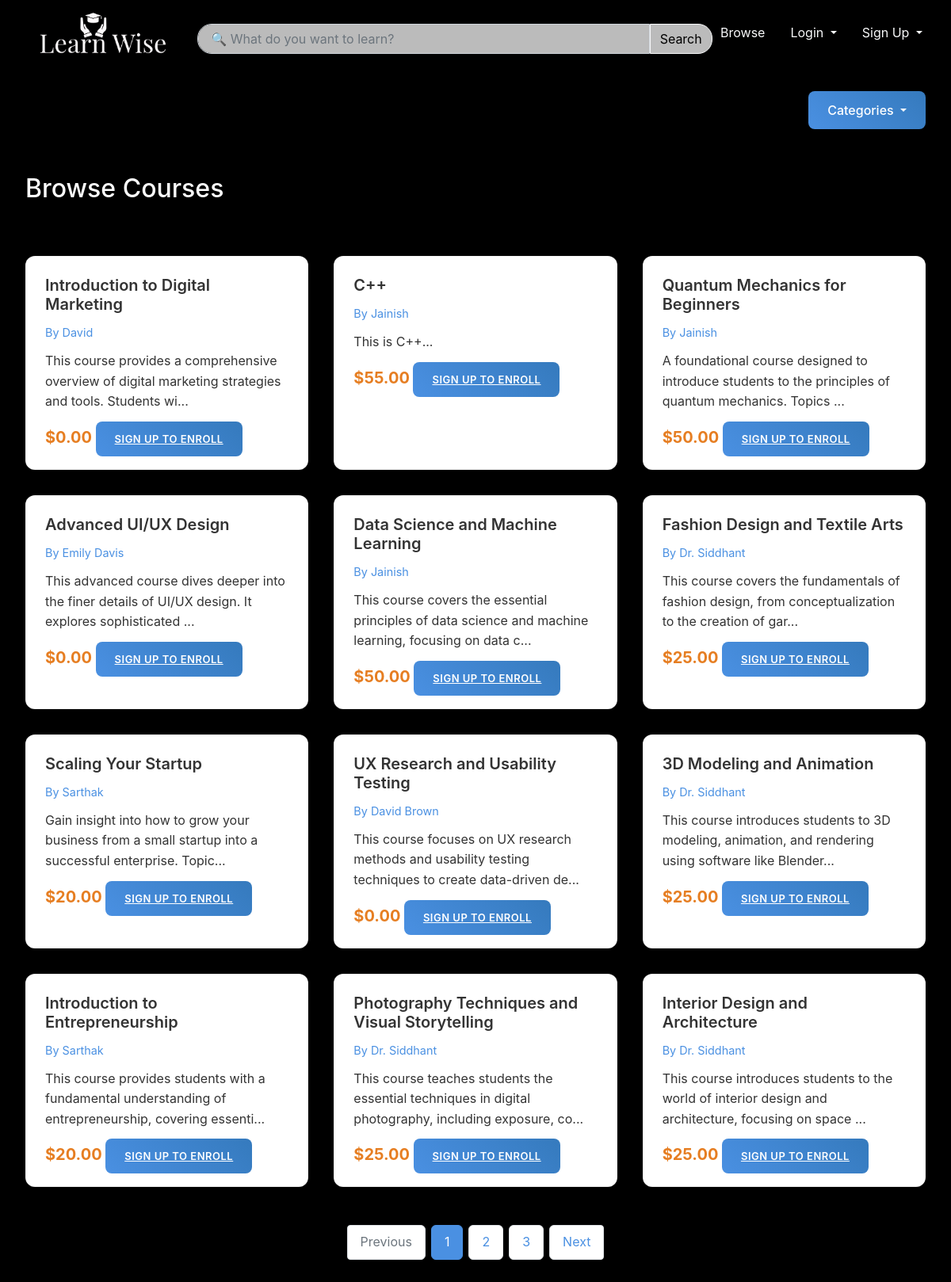
Screenshot of /browse with the database file from the repository.
### app.py (models this page shows)
class Course(db.Model):
    id = db.Column(db.Integer, primary_key=True)
    title = db.Column(db.String(200), nullable=False)
    description = db.Column(db.Text)
    category = db.Column(db.String(100))
    instructor_id = db.Column(db.Integer, db.ForeignKey('user.id'))
    price = db.Column(db.Float)
    created_at = db.Column(db.DateTime, default=datetime.utcnow)
    lessons = db.relationship('Lesson', backref='course', lazy=True)
    image_url = db.Column(db.String(500))

class User(UserMixin, db.Model):
    id = db.Column(db.Integer, primary_key=True)
    fullname = db.Column(db.String(100), nullable=False)
    email = db.Column(db.String(120), unique=True, nullable=False)
    password = db.Column(db.String(60), nullable=False)
    is_instructor = db.Column(db.Boolean, default=False)
    expertise = db.Column(db.String(100))  # For instructors
    experience = db.Column(db.Integer)      # For instructors
    courses_created = db.relationship('Course', backref='instructor', lazy=True)
    progress = db.relationship('UserProgress', backref='user', lazy=True)

### app.py (the view)
@app.route('/browse')
def browse_courses():
    page = request.args.get('page', 1, type=int)
    per_page = 12  # Number of courses per page
    total_courses = Course.query.count()
    courses = Course.query.order_by(func.random()).paginate(
        page=page,
        per_page=per_page,
        error_out=False
    )
    return render_template('search_results.html',
                         courses=courses.items,
                         pagination=courses,
                         query="")

### templates/search_results.html (shortened to what this page needs)
{% extends "layout.html" %}
{% block content %}
<br>
<br>
<div class="search-results-container">
    <div class="categories-section mb-4">
        <div class="dropdown">
            <button class="btn btn-secondary dropdown-toggle" type="button" id="categoryDropdown" data-bs-toggle="dropdown" aria-expanded="false">
                Categories
            </button>
        </div>
    </div>
    <div class="search-header">
        {% if query %}
            <h2>Search Results for "{{ query }}"</h2>
            <p>Found {{ courses|length }} course(s)</p>
        {% else %}
            <h2>Browse Courses</h2>
            <p>Discover our wide range of courses</p>
        {% endif %}
    </div>
    {% if courses %}
    <div  class="courses-grid">
        {% for course in courses %}
        <div class="course-card">
            <div style="color: #f6f6f6;" class="course-content">
                <h3 class="course-title">{{ course.title }}</h3>
                <p class="course-instructor">By {{ course.instructor.fullname }}</p>
                <p class="course-description">{{ course.description[:100] }}...</p>
                <div class="course-footer">
                    <span class="course-price">${{ "%.2f"|format(course.price) }}</span>
                    {% if current_user.is_authenticated %}
                        {% if not current_user.is_instructor %}
                            <a style="color: white;" href="{{ url_for('enroll_course', course_id=course.id) }}" class="enroll-button">Enroll</a>
                        {% endif %}
                    {% else %}
                        <a style="color: white; font-size: small; padding: 10; width: 60%;" href="{{ url_for('student_signup') }}" class="enroll-button">Sign Up to Enroll</a>
                    {% endif %}
                </div>
            </div>
        </div>
        {% endfor %}
    </div>
    {% if pagination and pagination.pages > 1 %}
    <div class="pagination-container">
        <nav aria-label="Course pagination">
            <ul class="pagination">
                <li class="page-item {% if not pagination.has_prev %}disabled{% endif %}">
                    <a class="page-link" href="{{ url_for('search_courses', query=query, page=pagination.prev_num) if pagination.has_prev else '#' }}">
                        Previous
                    </a>
                </li>
                {% for page in pagination.iter_pages(left_edge=2, left_current=2, right_current=3, right_edge=2) %}
                    {% if page %}
                        <li class="page-item {% if page == pagination.page %}active{% endif %}">
                            <a class="page-link" href="{{ url_for('search_courses', query=query, page=page) }}">
                                {{ page }}
                            </a>
                        </li>
                    {% else %}
                        <li class="page-item disabled">
                            <span class="page-link">...</span>
                        </li>
                    {% endif %}
                {% endfor %}
                <li class="page-item {% if not pagination.has_next %}disabled{% endif %}">
                    <a class="page-link" href="{{ url_for('search_courses', query=query, page=pagination.next_num) if pagination.has_next else '#' }}">
                        Next
                    </a>
                </li>
            </ul>
        </nav>
    </div>
    {% endif %}
    {% else %}
    <div class="no-results">
        <p>No courses found for your search. Try different keywords!</p>
    </div>
    {% endif %}
</div>
{% endblock %}

### templates/layout.html (style rules this page uses)
:root { --primary: #4a90e2; --primary-dark: #357abd; --secondary: #2ecc71; --secondary-dark: #27ae60; --accent: #e67e22; --accent-dark: #d35400; --background: #1b1818; --surface: #ffffff; --text-primary: #ffffff; --text-secondary: #7f8c8d; --error: #e74c3c; --success: #2ecc71; }
body { background-color: var(--background); color: var(--text-primary); font-family: 'Inter', -apple-system, BlinkMacSystemFont, sans-serif; }
.auth-container, .search-results-container { max-width: 1200px; margin: 2rem auto; padding: 0 2rem; animation: fadeIn 0.5s ease-out; }
.course-card { background-color: #ffffff !important; border-radius: 12px; box-shadow: 0 4px 6px rgba(0, 0, 0, 0.05); transition: all 0.3s cubic-bezier(0.4, 0, 0.2, 1); border: 1px solid rgba(0, 0, 0, 0.05); overflow: hidden; }
.course-content { padding: 1.5rem; background-color: #ffffff !important; color: #333333 !important; }
.course-title { font-size: 1.25rem; font-weight: 600; margin-bottom: 0.75rem; color: #333333 !important; }
.auth-button, .enroll-button { background: linear-gradient(45deg, var(--primary), var(--primary-dark)); color: white; padding: 0.875rem 1.5rem; border: none; border-radius: 8px; font-weight: 600; cursor: pointer; transition: all 0.3s ease; text-transform: uppercase; letter-spacing: 0.5px; font-size: 0.9rem; }
.courses-grid { display: grid; grid-template-columns: repeat(auto-fill, minmax(300px, 1fr)); gap: 2rem; margin: 2rem 0; }
.course-instructor { color: var(--primary); font-size: 0.9rem; margin-bottom: 0.75rem; }
.course-price { font-size: 1.25rem; font-weight: 700; color: var(--accent); }
.categories-section .dropdown-toggle { background: linear-gradient(45deg, var(--primary), var(--primary-dark)); border: none; padding: 0.75rem 1.5rem; border-radius: 8px; font-weight: 500; transition: all 0.3s ease; }
.pagination { display: flex; gap: 0.5rem; }
.page-link { border: none; padding: 0.75rem 1rem; border-radius: 6px; color: var(--text-primary); transition: all 0.3s ease; }
.page-item.active .page-link { background-color: var(--primary); color: white; }
* { margin: 0; padding: 0; box-sizing: border-box; font-family: -apple-system, BlinkMacSystemFont, 'Segoe UI', Roboto, Oxygen, Ubuntu, Cantarell, sans-serif; }
body { font-family: -apple-system, BlinkMacSystemFont, 'Segoe UI', Roboto, Oxygen, Ubuntu, Cantarell, sans-serif; line-height: 1.6; background: black; color: var(--text-color); margin: 0; padding: 0; min-height: 100vh; }

### templates/search_results.html (style rules this page uses)
.search-results-container { background: var(--panel-bg); }
.course-card { background: var(--card-bg); border-radius: 12px; transition: transform 0.2s; box-shadow: 0 2px 4px rgba(0, 0, 0, 0.1); }
.categories-section { background: var(--gradient-secondary); margin: -2rem -2rem 2rem -2rem; padding: 2rem; border-radius: 0 0 15px 15px; }
.search-results-container { max-width: 1200px; margin: 2rem auto; padding: 0 2rem; animation: fadeIn 0.5s ease-out; }
.courses-grid { display: grid; grid-template-columns: repeat(auto-fill, minmax(300px, 1fr)); gap: 2rem; margin: 2rem 0; }
.categories-section { display: flex; justify-content: flex-end; margin-bottom: 2rem; }
.categories-section .dropdown-toggle { background: linear-gradient(45deg, var(--primary), var(--primary-dark)); border: none; padding: 0.75rem 1.5rem; border-radius: 8px; font-weight: 500; }
.search-header { margin-bottom: 2rem; }
.search-header h2 { color: var(--text-primary); font-size: 2rem; margin-bottom: 0.5rem; }
.pagination-container { margin-top: 3rem; display: flex; justify-content: center; }
.pagination .page-link { color: #4A90E2; background-color: #ffffff; border: 1px solid #dee2e6; padding: 0.5rem 1rem; transition: all 0.3s ease; }
.pagination .page-item.active .page-link { background-color: #4A90E2; border-color: #4A90E2; color: #ffffff; }
.pagination .page-item.disabled .page-link { color: #6c757d; background-color: #ffffff; border-color: #dee2e6; }
.pagination .page-item:not(:first-child) .page-link { margin-left: -1px; }
.pagination .page-item:first-child .page-link { border-top-left-radius: 4px; border-bottom-left-radius: 4px; }
.pagination .page-item:last-child .page-link { border-top-right-radius: 4px; border-bottom-right-radius: 4px; }

### rows the page displays
Course: title "Introduction to Digital Marketing", instructor.fullname "David", description "This course provides a comprehensive overview of digital marketing strategies and tools. Students wi", price "0.00"
Course: title "C++", instructor.fullname "Jainish", description "This is C++", price "55.00"
Course: title "Quantum Mechanics for Beginners", instructor.fullname "Jainish", description "A foundational course designed to introduce students to the principles of quantum mechanics. Topics", price "50.00"
Course: title "Advanced UI/UX Design", instructor.fullname "Emily Davis", description "This advanced course dives deeper into the finer details of UI/UX design. It explores sophisticated", price "0.00"
Course: title "Data Science and Machine Learning", instructor.fullname "Jainish", description "This course covers the essential principles of data science and machine learning, focusing on data c", price "50.00"
Course: title "Fashion Design and Textile Arts", instructor.fullname "Dr. Siddhant", description "This course covers the fundamentals of fashion design, from conceptualization to the creation of gar", price "25.00"
Course: title "Scaling Your Startup", instructor.fullname "Sarthak", description "Gain insight into how to grow your business from a small startup into a successful enterprise. Topic", price "20.00"
Course: title "UX Research and Usability Testing", instructor.fullname "David Brown", description "This course focuses on UX research methods and usability testing techniques to create data-driven de", price "0.00"
Course: title "3D Modeling and Animation", instructor.fullname "Dr. Siddhant", description "This course introduces students to 3D modeling, animation, and rendering using software like Blender", price "25.00"
Course: title "Introduction to Entrepreneurship", instructor.fullname "Sarthak", description "This course provides students with a fundamental understanding of entrepreneurship, covering essenti", price "20.00"
Course: title "Photography Techniques and Visual Storytelling", instructor.fullname "Dr. Siddhant", description "This course teaches students the essential techniques in digital photography, including exposure, co", price "25.00"
Course: title "Interior Design and Architecture", instructor.fullname "Dr. Siddhant", description "This course introduces students to the world of interior design and architecture, focusing on space", price "25.00"

### other values shown
{{ page }} "1" "2" "3"
